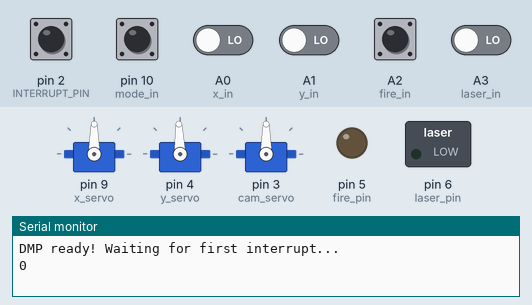
This sketch was run on a simulated Arduino Uno, built with avr-gcc and run on an emulated ATmega328P. Parts: 3 × servo, switched loads named in the sketch (green lamp = pin HIGH), output pins drawn as LEDs (lit = HIGH), the last lines printed to the serial monitor. Inputs (shaded band) come from the test bench; at power-on: A2 (fire_in) HIGH, A0 (x_in), A1 (y_in), A3 (laser_in), pin 2 (INTERRUPT_PIN), pin 10 (mode_in) LOW. The sensor or clock chip raises its interrupt line as the real part does.

Above: at 0.6 s.
At 20.6 s:
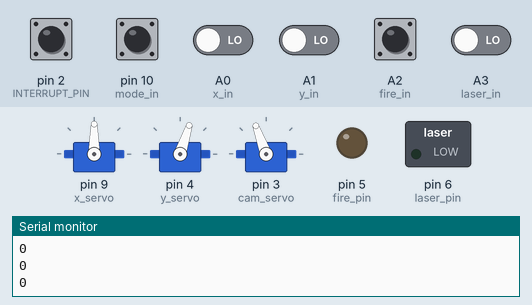
Timing chart, 0 to 22.1 s (numbered marks = the images above):
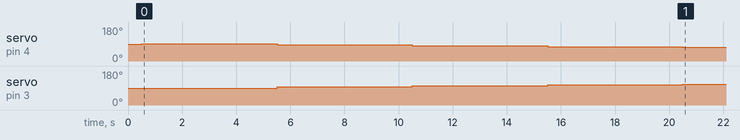

Measured:
- by itself, servo on pin 4 (y_servo): 90° → 92° at 0.51 s, → 86° 5.0 s later, → 80° 5.0 s later, → 75° 5.0 s later, … (5 changes in this stretch)
- by itself, servo on pin 3 (cam_servo): 90° → 96° at 5.5 s, → 102° 5.0 s later, → 107° 5.0 s later, → 110° 5.0 s later

The sketch:

RCWSv2.ino
```cpp
#include <Servo.h>
#include <SoftwareSerial.h>
#include "MPU6050_6Axis_MotionApps20.h"
#include "I2Cdev.h"

Servo x_servo;
Servo y_servo;
Servo cam_servo;

int x_in = A0;
int y_in = A1;
int fire_in = A2;
int laser_in = A3;
int mode_in =10;
int fire_pin = 5;
int laser_pin = 6;
int INTERRUPT_PIN = 2;

float XXX = 90;
float YYY = 90;
float XX;
float YY;
int X;
int Y;
int fire = -1;
int laser = -1;
int mode = -1;
int angle;
int distance;
float distance_;
int scan_angle;
int distance_b;
int gimbal = 0;
int mpu_angle;
int mpu_on = 0;

int ax;
int az;
int ay;
int gx;
int gy;
int gz;
int ax_b;
int az_b;
int mpu_angle_x;
int mpu_angle_z;

MPU6050 mpu;

#define OUTPUT_READABLE_YAWPITCHROLL
bool blinkState = false;
bool dmpReady = false;
uint8_t devStatus;
uint16_t packetSize;
uint16_t fifoCount;
uint8_t fifoBuffer[64];

Quaternion q;
VectorInt16 aa;
VectorInt16 aaReal;
VectorInt16 aaWorld;
VectorFloat gravity;
float euler[3];
float ypr[3];
uint8_t teapotPacket[14] = { '$', 0x02, 0,0, 0,0, 0,0, 0,0, 0x00, 0x00, '\r', '\n' };
volatile bool mpuInterrupt = false;     // indicates whether MPU interrupt pin has gone high

void dmpDataReady() {
    mpuInterrupt = true;
}

void read_angle(){
  if (!dmpReady) return;
  if (mpu.dmpGetCurrentFIFOPacket(fifoBuffer)) {
    mpu.dmpGetQuaternion(&q, fifoBuffer);
    mpu.dmpGetGravity(&gravity, &q);
    mpu.dmpGetYawPitchRoll(ypr, &q, &gravity);
    az = ypr[0] * 180/M_PI;
    ax = ypr[1] * 190/M_PI;

  }
}

void read_pin(){
  X = pulseIn(x_in, HIGH);
  Y = pulseIn(y_in, HIGH);
  fire = pulseIn(fire_in, HIGH);
  laser = pulseIn(laser_in, HIGH);
  mode = pulseIn(mode_in, HIGH);

  XXX = map(X, 976, 1993, 30, 150);

  YY = map(Y, 976, 1993, -10, 9 );
  fire = map(fire, 976, 1933, -1, 1);
  laser = map(laser, 976, 1933, -1, 1);
  mode = map(mode, 976, 1933, -1, 1);
}

void read_distance(){
  while(Serial.available()){
    if (Serial.read() == '\n'){
      distance_ = Serial.parseFloat();
      distance = distance_ * 10;
      constrain(distance, 0, 130);
      angle = map(distance, 0, 120, 0, 8);
    }
  }
}

void trap(){
  read_distance();
  distance_b = distance;
  while(true){
    read_pin();
    if(mode != 1){
      break;
    }
    read_distance();
    if(distance != distance_b){
      digitalWrite(fire_pin, HIGH);
    }else{
      digitalWrite(fire_pin, LOW);
    }
  }
}

void setup(){
  Serial.begin(115200);
  pinMode(x_in, INPUT);
  pinMode(y_in, INPUT);
  pinMode(fire_in, INPUT);
  pinMode(laser_in, INPUT);
  pinMode(fire_pin, OUTPUT);
  pinMode(laser_pin, OUTPUT);
  digitalWrite(fire_pin, LOW);
  x_servo.attach(9);
  y_servo.attach(4);
  cam_servo.attach(3);
  x_servo.write(90);
  y_servo.write(90);
  cam_servo.write(90);

  #if I2CDEV_IMPLEMENTATION == I2CDEV_ARDUINO_WIRE
    Wire.begin();
    Wire.setClock(400000);
  #elif I2CDEV_IMPLEMENTATION == I2CDEV_BUILTIN_FASTWIRE
    Fastwire::setup(400, true);
  #endif
  pinMode(INTERRUPT_PIN, INPUT);
  mpu.initialize();
  mpu.setDLPFMode(MPU6050_DLPF_BW_5);
  mpu.testConnection();
  devStatus = mpu.dmpInitialize();

  mpu.setXGyroOffset(220);
  mpu.setYGyroOffset(76);
  mpu.setZGyroOffset(-85);
  mpu.setZAccelOffset(1788);
  if (devStatus == 0) {
        mpu.CalibrateAccel(6);
        mpu.CalibrateGyro(6);
        mpu.PrintActiveOffsets();
        // turn on the DMP, now that it's ready
        Serial.println(F("Enabling DMP..."));
        mpu.setDMPEnabled(true);

        Serial.print(F("Enabling interrupt detection (Arduino external interrupt "));
        Serial.print(digitalPinToInterrupt(INTERRUPT_PIN));
        Serial.println(F(")..."));
        attachInterrupt(digitalPinToInterrupt(INTERRUPT_PIN), dmpDataReady, RISING);

        // set our DMP Ready flag so the main loop() function knows it's okay to use it
        Serial.println(F("DMP ready! Waiting for first interrupt..."));
        dmpReady = true;

        // get expected DMP packet size for later comparison
        packetSize = mpu.dmpGetFIFOPacketSize();
    } else {
        Serial.print(F("DMP Initialization failed (code "));
        Serial.print(devStatus);
        Serial.println(F(")"));
    }
}

void loop() {
  angle = 0;

  if(gimbal == 1){
    if(mpu_on == 0){
      read_angle();
      ax_b = ax;
      az_b = az;
      mpu_on = 1;
    }
    if(mpu_on == 1){
      read_angle();
      mpu_angle_x = (ax - ax_b);
      mpu_angle_z = (az - az_b);
    }
  }else{
    mpu_angle_z = 0;
  }
  YY = float(YY / 5.0);

  YYY = float(YYY + float(YY));
  YYY = constrain(YYY, 70, 145);

  if (X == 0){
    XXX = 90;
  }

  if(YYY > 90){
    angle -= map(YYY, 90, 145, 0, 10); //Y값보정
  }
  read_distance();
  Serial.println(String(distance));
  x_servo.write(XXX + mpu_angle_z * 4);
  y_servo.write(YYY + angle + mpu_angle_x + 2);
  cam_servo.write(map(YYY, 0, 180, 180, 0) - mpu_angle_x);

  read_pin();

  if(fire == 1){
    digitalWrite(fire_pin, HIGH);
  }else{
    digitalWrite(fire_pin, LOW);
  }
  if(laser == 1){
    digitalWrite(laser_pin, HIGH);
  }else{
    digitalWrite(laser_pin, LOW);
  }
  if(mode == 1){
    gimbal = 1;
  }
  if(mode == 0){
    gimbal = 0;
    mpu_on = 0;
    ax = 0;
    mpu_angle_x = 0;
  }
  if(mode == -1){
    gimbal = 0;
    mpu_on = 0;
    mpu_angle_x = 0;
  }
}
```
